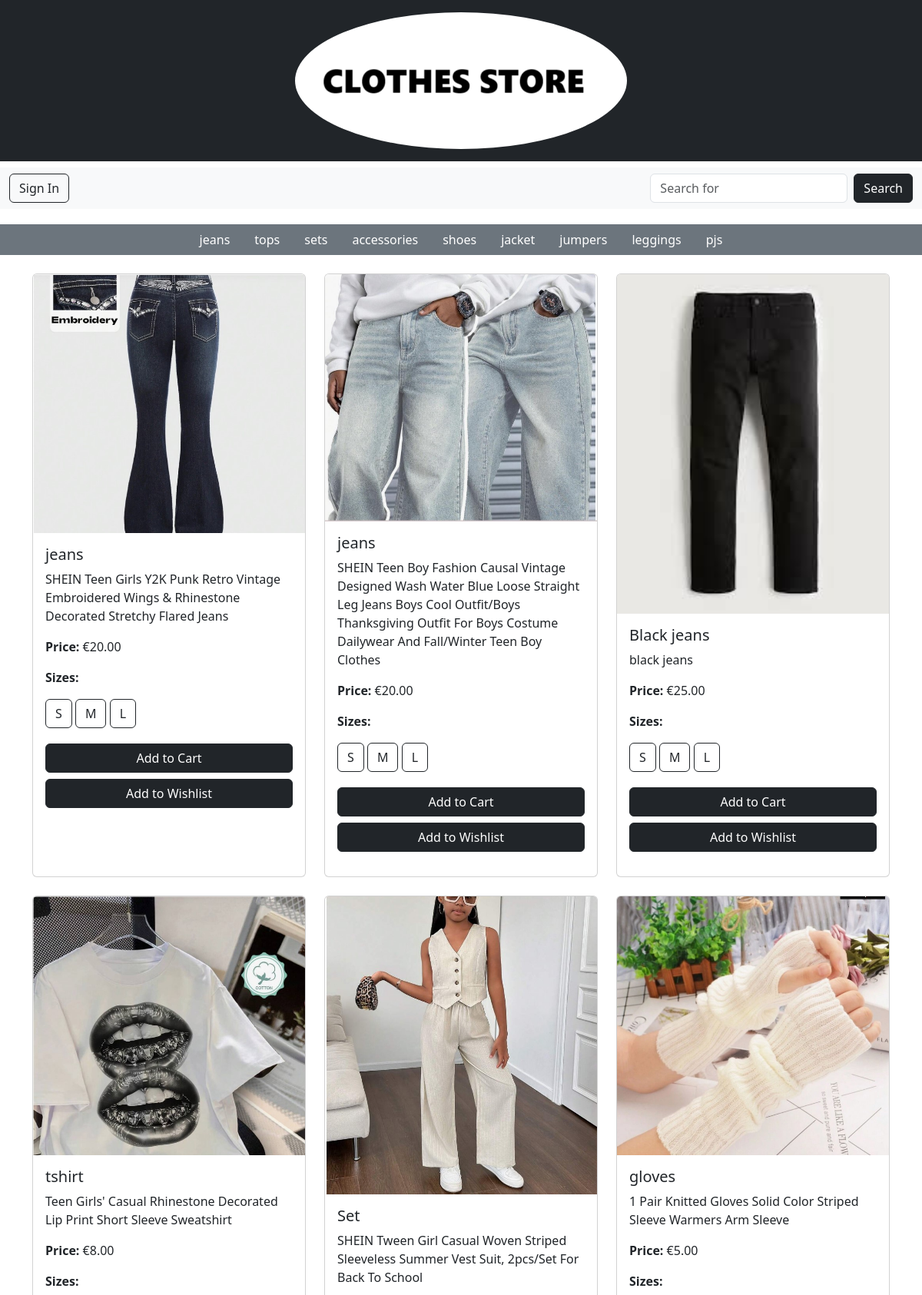
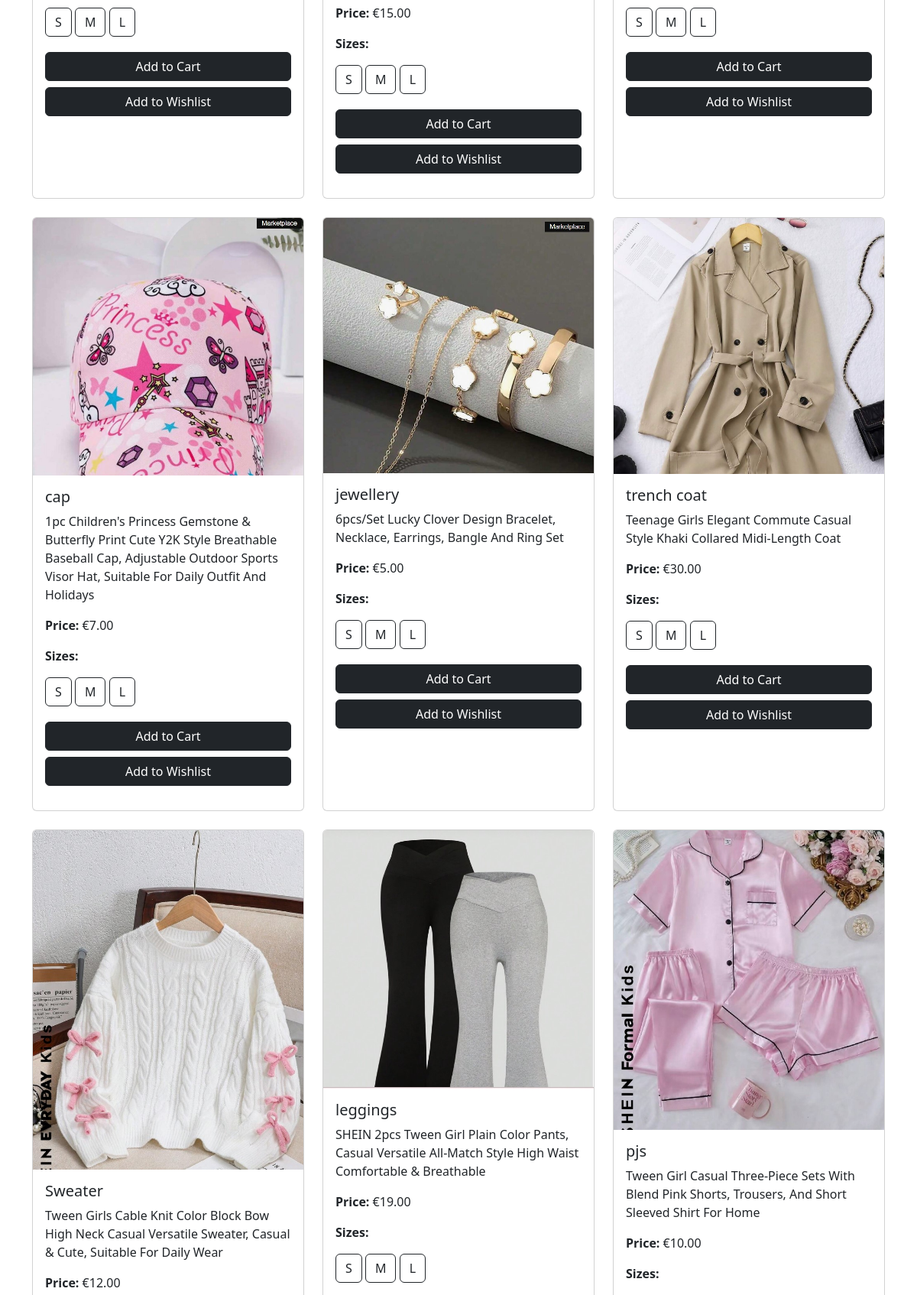
Page /store/kids/ (upper part) on the committed database (2 pictures, top to bottom).
### store/models.py (models this page shows, shortened)
class Category(models.Model):
    name = models.CharField(max_length=255)
    parent = models.ForeignKey('self', on_delete=models.CASCADE, null=True, blank=True, related_name='subcategories')

class Product(models.Model):
    name = models.CharField(max_length=255)
    description = models.TextField()
    price = models.DecimalField(max_digits=10, decimal_places=2)
    category = models.ForeignKey(Category, on_delete=models.CASCADE)
    image = models.ImageField(null=True, blank=True)
    sizes = models.ManyToManyField(Size, related_name='products')
    colour = models.CharField(max_length=50, blank=True, null=True)
    quantity_in_stock = models.PositiveIntegerField(default=0)

class Size(models.Model):
    name = models.CharField(max_length=50)

### store/views.py (the view)
# urls.py: path('store/kids/', kids_view, name='kids'),
def kids_view(request):
    kid_category = get_object_or_404(Category, name__iexact="Kids")
    subcategories = Category.objects.filter(parent=kid_category)
    subcategory_name = request.GET.get('subcategory')
    if subcategory_name:
        subcategory = get_object_or_404(Category, name__iexact=subcategory_name, parent=kid_category)
        products = Product.objects.filter(category=subcategory)
    else:
        products = Product.objects.filter(category__in=[kid_category] + list(subcategories))
    return render(request, 'kids.html', {
        'products': products,
        'subcategories': subcategories,
    })

### cart/context_processors.py (called while the page is built)
def counter(request):
    item_count = 0
    if 'admin' in request.path:
        return {}
    else:
        try:
            cart = Cart.objects.filter(cart_id=_cart_id(request))
            cart_items = CartItem.objects.all().filter(cart=cart[:1])
            for cart_item in cart_items:
                item_count += cart_item.quantity
        except Cart.DoesNotExist:
            item_count = 0
    return {'item_count':item_count}

### cart/views.py (called while the page is built)
def _cart_id(request):
    cart = request.session.session_key
    if not cart:
        cart = request.session.create()
    return cart

### loyalty/context_processors.py (called while the page is built)
def loyalty_points(request):
    if request.user.is_authenticated:
        try:
            loyalty = Loyalty.objects.get(user=request.user)
        except Loyalty.DoesNotExist:
            loyalty = None
    else:
        loyalty = None
    return {'loyalty': loyalty}

### pages/templates/kids.html (shortened to what this page needs)
{% load static %}
<!DOCTYPE html>
<html lang="en">
<head>
    <link rel="stylesheet" href="{% static 'css/style.css' %}">
    <link href="https://cdn.jsdelivr.net/npm/bootstrap@5.3.3/dist/css/bootstrap.min.css" rel="stylesheet">
</head>
<body>
    <header class="bg-dark text-white py-3">
        <div class="container text-center">
            {% include 'header.html' %}
        </div>
    </header>
    {% include 'nav.html' %}
    <nav class="category-nav bg-secondary text-center mt-2">
        <ul class="nav justify-content-center">
            {% for subcategory in subcategories %}
                <li class="nav-item">
                    <a class="nav-link text-white {% if subcategory.name == selected_subcategory %}active{% endif %}"
                       href="?subcategory={{ subcategory.name }}">
                        {{ subcategory.name }}
                    </a>
                </li>
            {% endfor %}
        </ul>
    </nav>
    <div class="container mt-4">
        <div class="row">
            {% for product in products %}
                <div class="col-md-4 mb-4">
                    <div class="card h-100">
                        {% if product.image %}
                            <img src="{{ product.image.url }}" class="card-img-top" alt="{{ product.name }}">
                        {% else %}
                            <img src="{% static 'images/default.jpg' %}" class="card-img-top" alt="Default Image">
                        {% endif %}
                        <div class="card-body d-flex flex-column">
                            <h5 class="card-title">{{ product.name }}</h5>
                            <p class="card-text">{{ product.description }}</p>
                            <p><strong>Price:</strong> €{{ product.price }}</p>
                            <div class="size-buttons mb-3">
                                <p><strong>Sizes:</strong></p>
                                {% for size in product.sizes.all %}
                                    <button class="btn btn-outline-dark size-btn mb-1" data-product-id="{{ product.id }}" data-size-id="{{ size.id }}">
                                        {{ size.name }}
                                    </button>
                                {% endfor %}
                            </div>
                            <a href="#" class="btn btn-dark add-to-cart mb-2" data-product-id="{{ product.id }}">
                                Add to Cart
                            </a>
                            <a href="#" class="btn btn-dark add-to-wishlist mb-3">Add to Wishlist</a>
                        </div>
                    </div>
                </div>
            {% empty %}
                <p class="text-center">No products available in this category.</p>
            {% endfor %}
        </div>
    </div>
</body>
</html>

### rows in the picture
Category: name "jeans"
Category: name "tops"
Category: name "sets"
Category: name "accessories"
Category: name "shoes"
Category: name "jacket"
Category: name "jumpers"
Category: name "leggings"
Category: name "pjs"
Product: image (picture), name "jeans", description "SHEIN Teen Girls Y2K Punk Retro Vintage Embroidered Wings & Rhinestone Decorated Stretchy Flared Jeans", price "20.00"
Size: name "S"
Size: name "M"
Size: name "L"
Product: image (picture), name "jeans", description "SHEIN Teen Boy Fashion Causal Vintage Designed Wash Water Blue Loose Straight Leg Jeans Boys Cool Outfit/Boys Thanksgiving Outfit For Boys Costume Dailywear And Fall/Winter Teen Boy Clothes", price "20.00"
Product: image (picture), name "Black jeans", description "black jeans", price "25.00"
Product: image (picture), name "tshirt", description "Teen Girls' Casual Rhinestone Decorated Lip Print Short Sleeve Sweatshirt", price "8.00"
Product: image (picture), name "Set", description "SHEIN Tween Girl Casual Woven Striped Sleeveless Summer Vest Suit, 2pcs/Set For Back To School", price "15.00"
Product: image (picture), name "gloves", description "1 Pair Knitted Gloves Solid Color Striped Sleeve Warmers Arm Sleeve", price "5.00"
Product: image (picture), name "cap", description "1pc Children's Princess Gemstone & Butterfly Print Cute Y2K Style Breathable Baseball Cap, Adjustable Outdoor Sports Visor Hat, Suitable For Daily Outfit And Holidays", price "7.00"
Product: image (picture), name "jewellery", description "6pcs/Set Lucky Clover Design Bracelet, Necklace, Earrings, Bangle And Ring Set", price "5.00"
Product: image (picture), name "trench coat", description "Teenage Girls Elegant Commute Casual Style Khaki Collared Midi-Length Coat", price "30.00"
Product: image (picture), name "Sweater", description "Tween Girls Cable Knit Color Block Bow High Neck Casual Versatile Sweater, Casual & Cute, Suitable For Daily Wear", price "12.00"
Product: image (picture), name "leggings", description "SHEIN 2pcs Tween Girl Plain Color Pants, Casual Versatile All-Match Style High Waist Comfortable & Breathable", price "19.00"
Product: image (picture), name "pjs", description "Tween Girl Casual Three-Piece Sets With Blend Pink Shorts, Trousers, And Short Sleeved Shirt For Home", price "10.00"
